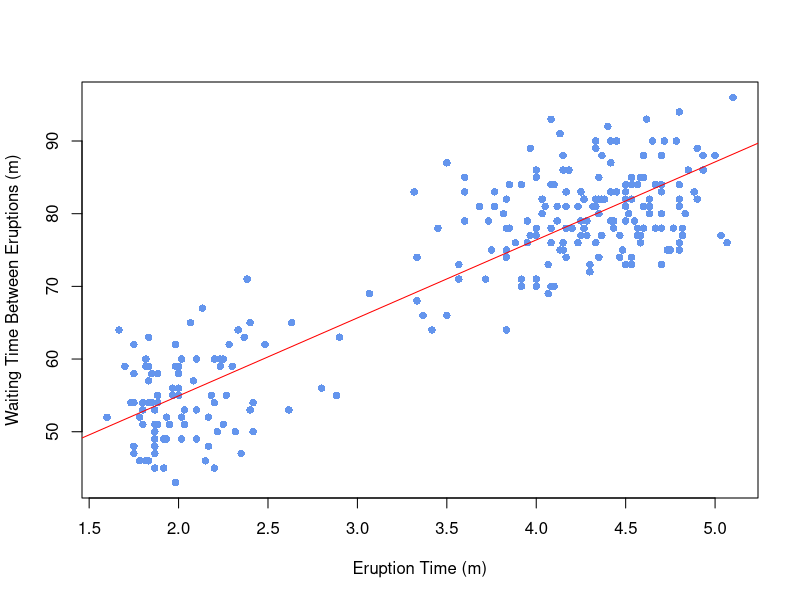
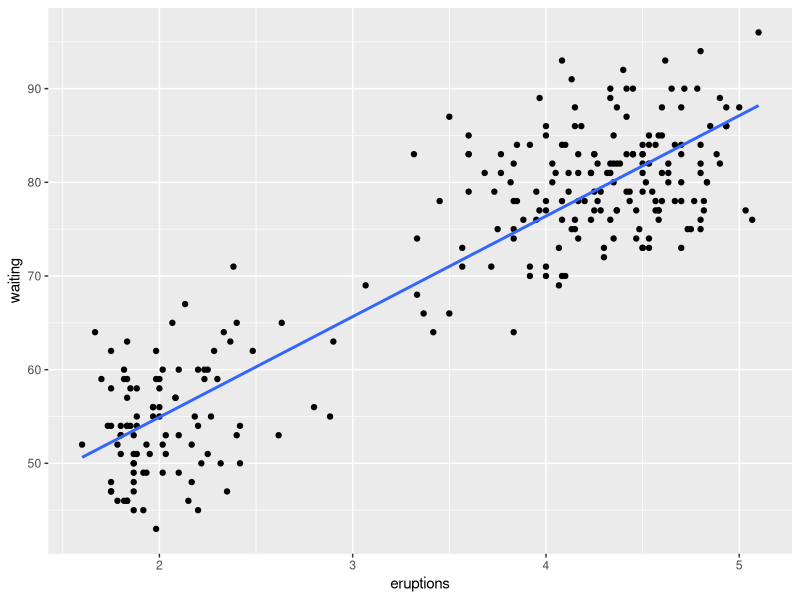
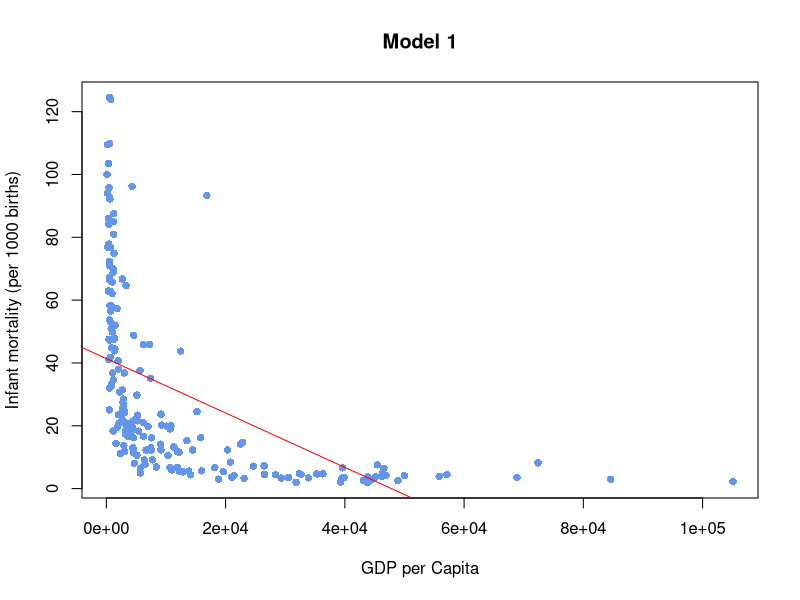
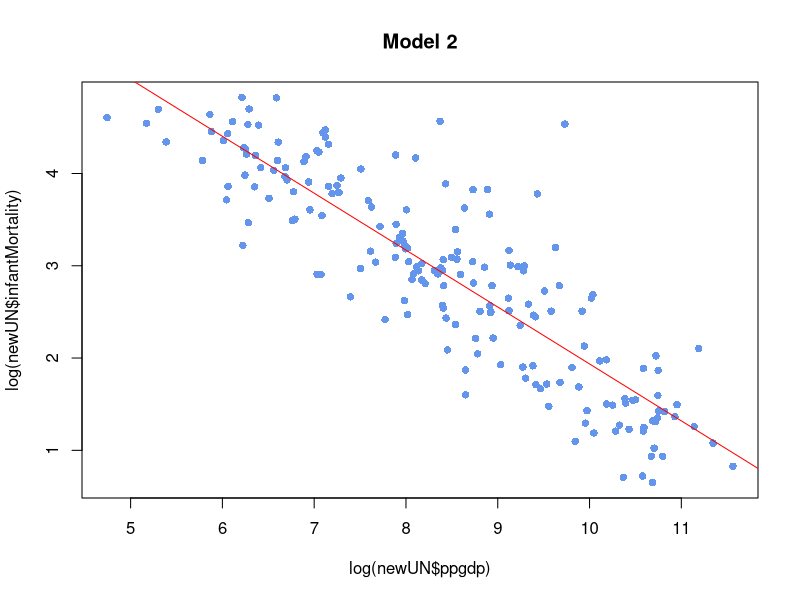
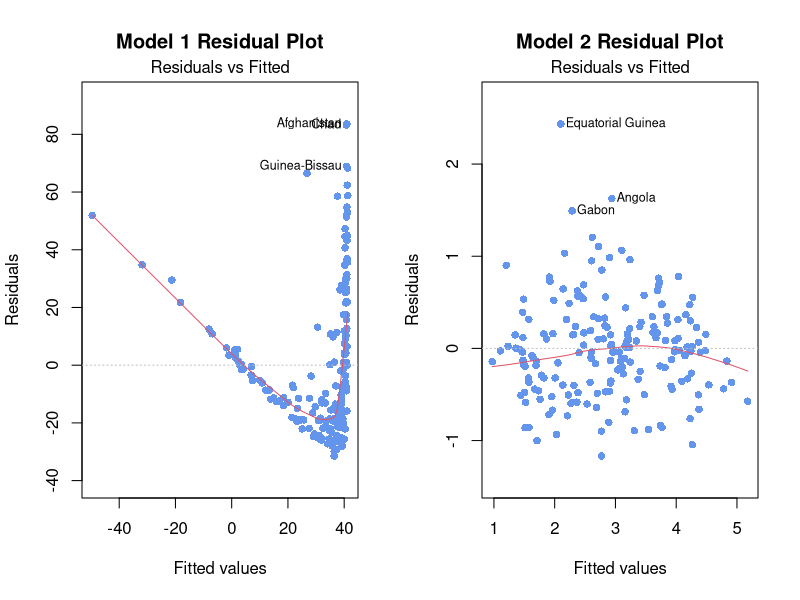
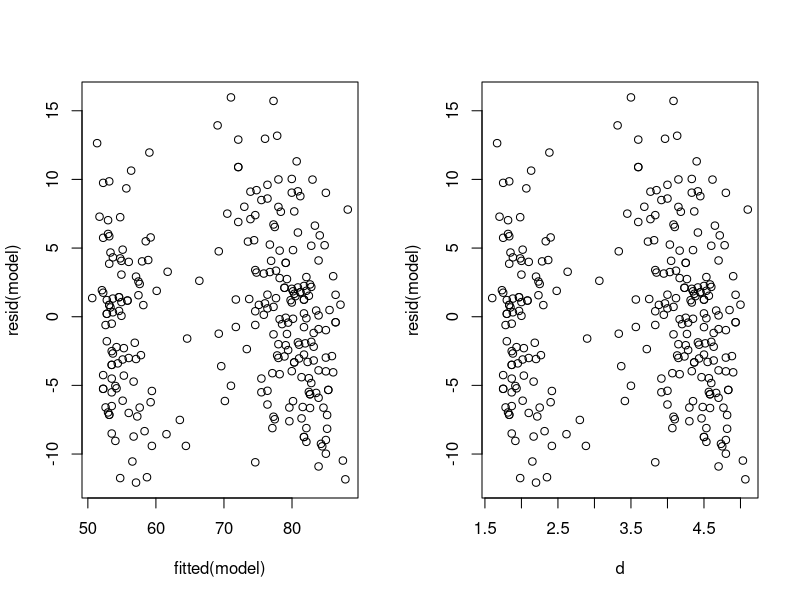
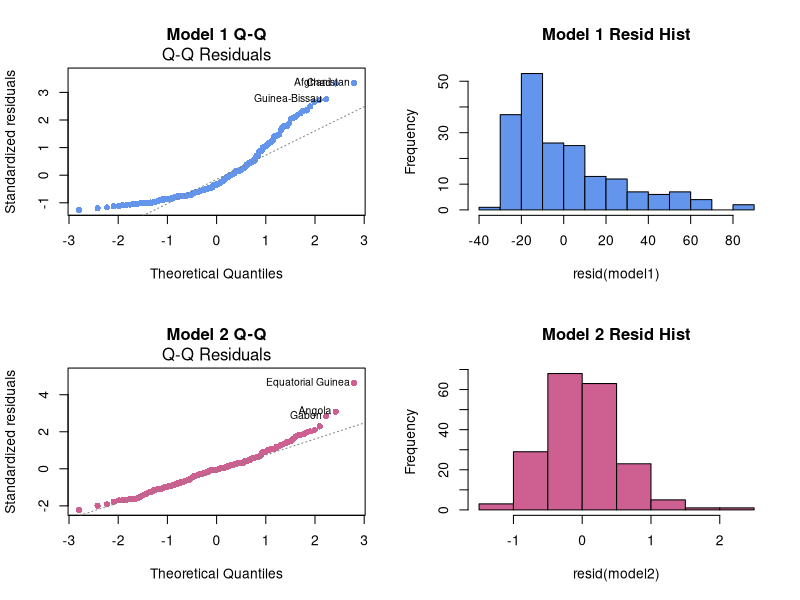
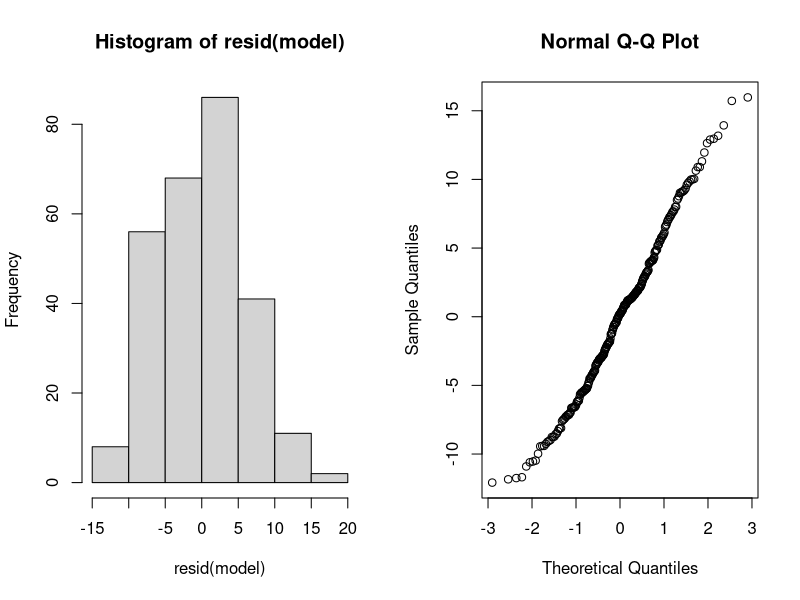

These figures' R source, in order:
## ---- chunk 1
data(faithful)
model <- lm(waiting ~ eruptions, faithful)
summary(model)
## ---- chunk 2
data(faithful)
## ---- chunk 3
plot(faithful$waiting ~ faithful$eruptions, xlab="Eruption Time (m)",
     ylab="Waiting Time Between Eruptions (m)", pch=16, col="cornflowerblue")
abline(model, col="red")
## ---- chunk 4
library(ggplot2)
## ---- chunk 5
ggplot(faithful, aes(x=eruptions, y=waiting)) +
  geom_point() +
  geom_smooth(method=lm, formula = y~x, se=FALSE)
## ---- chunk 6
library(carData)
data(UN)
newUN<-na.omit(UN)
## ---- chunk 7
model1 <- fit<- lm(infantMortality ~ ppgdp, data=newUN)
plot(newUN$infantMortality ~ newUN$ppgdp, xlab="GDP per Capita",
     ylab="Infant mortality (per 1000 births)", pch=16, col="cornflowerblue",
     main="Model 1")
abline(model1,col="red")
## ---- chunk 8
model2 <- lm(log(infantMortality) ~ log(ppgdp), data=newUN)
plot(log(newUN$infantMortality) ~ log(newUN$ppgdp), pch=16, col="cornflowerblue",
     main="Model 2")
abline(model2,col="red")
## ---- chunk 9
par(mfrow=c(1,2))
plot(model1, which=1, pch=16, col="cornflowerblue", main="Model 1 Residual Plot")
plot(model2,which=1,pch=16,col="cornflowerblue", main="Model 2 Residual Plot")
## ---- chunk 10
data(faithful)
w <- faithful$waiting
d <- faithful$eruptions
model <- lm(w ~ d)
## ---- chunk 11
par(mfrow=c(1,2))
plot(y = resid(model), x=fitted(model)) #residuals against fitted values
plot(y = resid(model), x=d) #residuals against raw values
## ---- chunk 12
par(mfrow=c(2,2))
# Model 1 (before transformation)
plot(model1, which = 2,pch=16, col="cornflowerblue", main="Model 1 Q-Q")
hist(resid(model1),col="cornflowerblue", main="Model 1 Resid Hist")
# Model 2 (after transformation)
plot(model2, which = 2, pch=16, col="hotpink3", main="Model 2 Q-Q")  
hist(resid(model2),col="hotpink3", main="Model 2 Resid Hist")
## ---- chunk 13
par(mfrow=c(1,2))
hist(resid(model))
qqnorm(resid(model))
## ---- chunk 14
carSales<-data.frame(Price=c(85,103,70,82,89,98,66,95,169,70,48),
                     Age=c(5,4,6,5,5,5,6,6,2,7,7))
reg <- lm(Price ~ Age, carSales)
confint(reg, level=0.95) #CI for parameters
## ---- chunk 15
data(faithful)
w <- faithful$waiting
d <- faithful$eruptions
model <- lm(w ~ d)
## ---- chunk 16
beta1hat <-  coef(model)[2]
se.beta1 <- summary(model)$coefficients[2,2]
n <- length(w)
  
#The Confidence Interval is
beta1hat + c(-1,1) * qt(0.975, n-2) * se.beta1

# or
confint(model, level=0.95)[2,]

